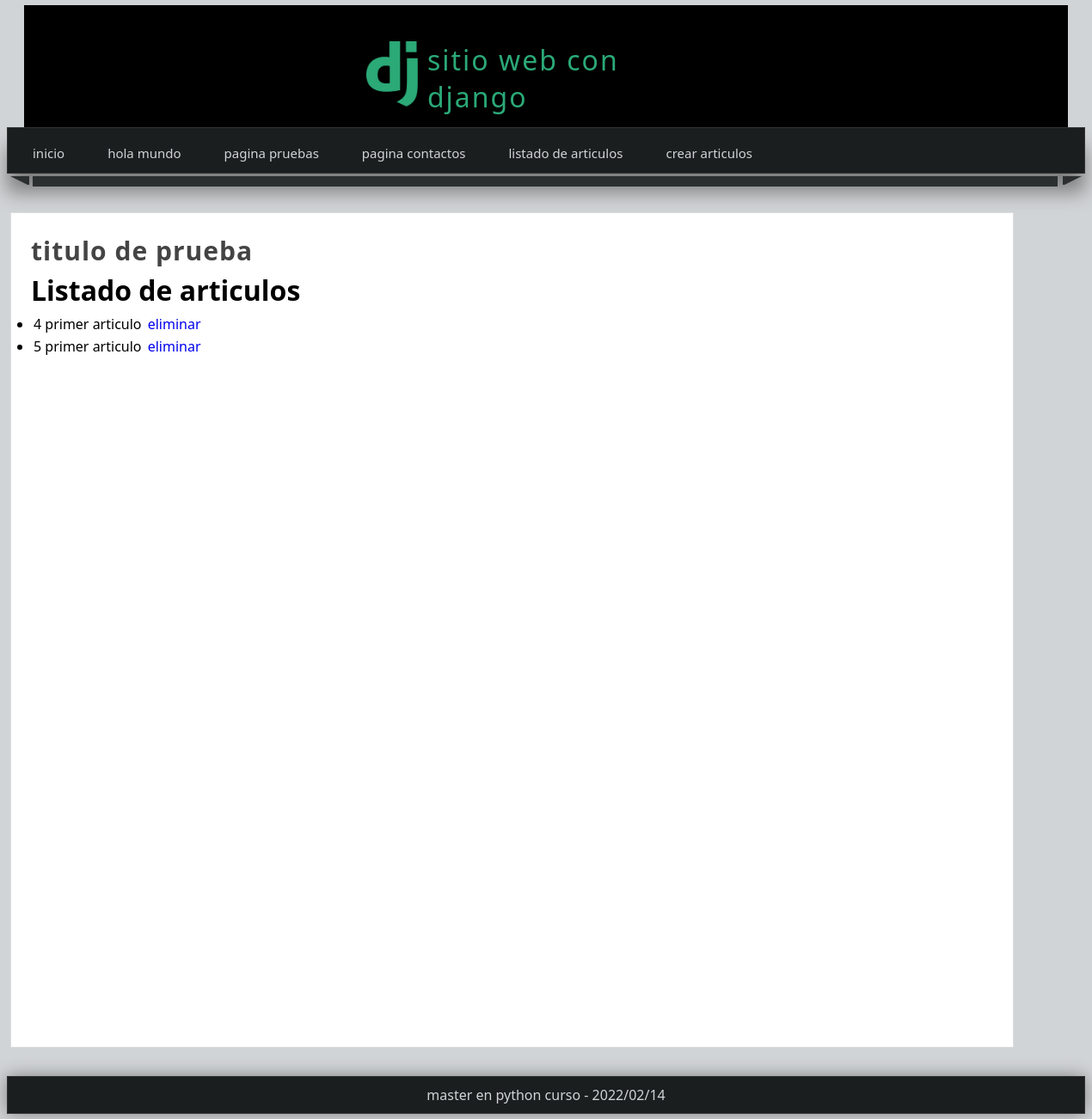
Before: /articulos with the older database file.
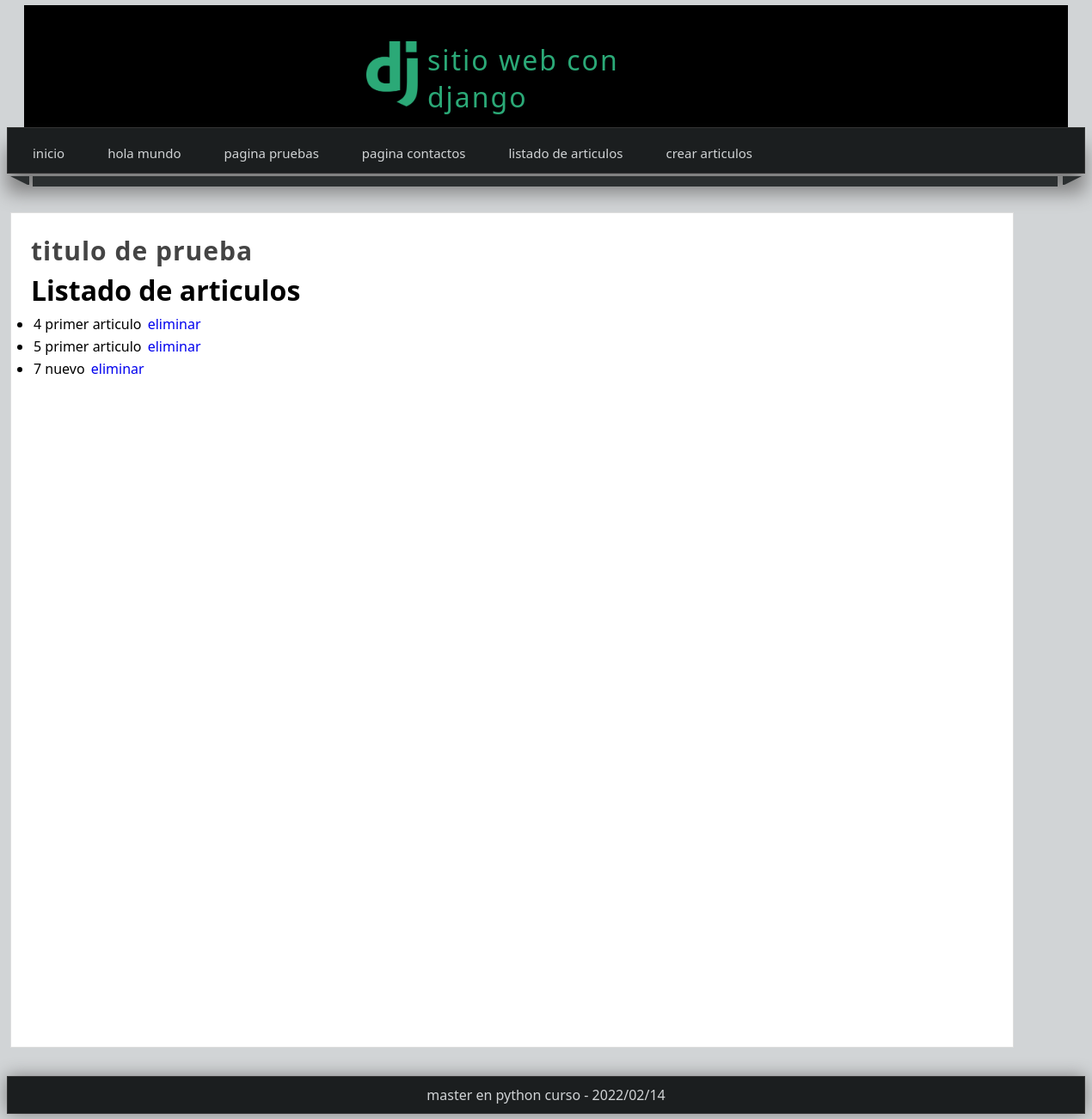
After: the same page with the newer database file.
### aprendiendoDjango/models.py (models this page shows)
class Article(models.Model): #esto creara la tabla article
    title = models.CharField(max_length=60)
    content = models.TextField()
    image = models.ImageField(default='null')
    public = models.BooleanField()
    created_at = models.DateTimeField(auto_now_add=True)
    updated_at = models.DateTimeField(auto_now_add=True)

### aprendiendoDjango/views.py (the view)
# urls.py: path('articulos', views.articulos, name='all'),
def articulos(request):
    article = Article.objects.all()
    return render(request, 'articulos.html', {
        'articulos' : article})

### aprendiendoDjango/templates/articulos.html
{% extends 'layout.html' %}
{% block content %}
<h1>Listado de articulos</h1>
<ul>
    {% for articulo in articulos %}
        <li>{{articulo.id}} {{articulo.title}}
        <a href="{% url 'borrar' id=articulo.id %}"> eliminar </a>
        {%empty%}
            <p>no hay articulos</p>
    </li>
    {% endfor %}
    </ul>
{% endblock %}

Changed rows visible on the page:
added Article: id "7", title "nuevo"
